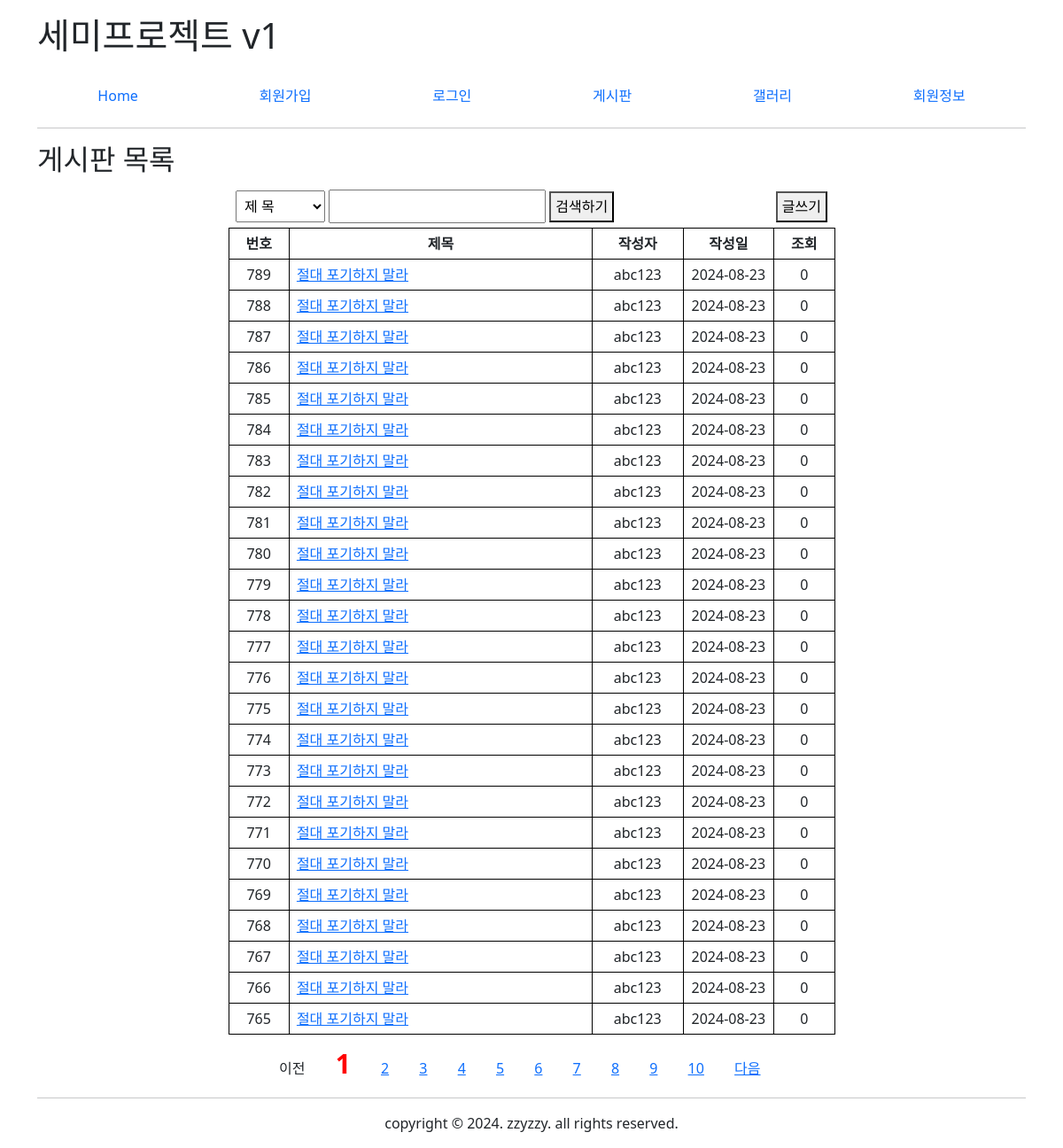
The page /board/list/1 on the database its author committed.
### app/model/board.py (models this page shows)
class Board(Base):
    __tablename__ = 'board'
    bno: Mapped[int] = mapped_column(primary_key=True, autoincrement=True, index=True)
    title: Mapped[str] = mapped_column(index=True)
    userid: Mapped[str] = mapped_column(ForeignKey('member.userid'), index=True)
    regdate: Mapped[datetime] = mapped_column(default=datetime.now)
    views: Mapped[int] = mapped_column(default=0)
    contents: Mapped[str]

### app/routes/board.py (the view)
@board_router.get('/list/{cpg}', response_class=HTMLResponse)
async def list(req: Request, cpg: int, db: Session = Depends(get_db)):
    try:
        stpgb = int((cpg - 1) / 10) * 10 + 1
        bdlist = BoardService.select_board(db, cpg)
        return templates.TemplateResponse('board/list.html',
                                          {'request': req, 'bdlist': bdlist, 'cpg':cpg,
                                                              'stpgb': stpgb})
    except Exception as ex:
        print(f'▷▷▷ list 오류 발생 : {str(ex)}')
        return RedirectResponse(url='/member/error', status_code=303)

### views/templates/board/list.html (shortened to what this page needs)
{% extends 'include/base.html' %}
{% block main %}
<main>
    <h2>게시판 목록</h2>
    <table>
        <colgroup>
            <col style="width: 10%">
            <col>
            <col style="width: 15%">
            <col style="width: 15%">
            <col style="width: 10%">
        </colgroup>
        <thead>
        <tr><td colspan="3"><select name="findtype" id="findtype">
            <option value="title">제 목</option>
        </select>
            <input type="text" name="search" id="search">
            <button type="button" id="findbtn">검색하기</button></td>
            <td colspan="2"><button type="button" id="writebtn" onclick="location.href='/board/write'">글쓰기</button></td></tr>
        <tr><th>번호</th><th>제목</th><th>작성자</th>
            <th>작성일</th><th>조회</th></tr>
        </thead>
        <tbody>
            {% for bd in bdlist %}
            <tr>
                <td>{{ bd.bno }}</td>
                <td><a href="/board/view/{{ bd.bno }}">{{ bd.title }}</a></td>
                <td>{{ bd.userid }}</td>
                <td>{{ bd.regdate.strftime('%Y-%m-%d') }}</td>
                <td>{{ bd.views }}</td>
            </tr>
            {% endfor %}
        </tbody>
    </table>
    <div class="pagnation">
        <ul>
            {% if cpg > 1 %}
            <li><a href="/board/list/{{ cpg - 1 }}">이전</a></li>
            {% else %}
            <li>이전</li>
            {% endif %}
            {% for idx in range(stpgb, stpgb+10) %}
                    {% if cpg != idx %}
                    <li><a href="/board/list/{{ idx }}">{{ idx }}</a></li>
                    {% else %}
                    <li class="cpg">{{ idx }}</li>
                    {% endif %}
            {% endfor %}
            <li><a href="/board/list/{{ cpg + 1}}">다음</a></li></ul>
    </div>
</main>
{% endblock %}

### views/templates/include/base.html (shortened to what this page needs)
<!DOCTYPE html>
<html lang="ko">
<head>
    <link rel="stylesheet" href="/static/css/bs5/bootstrap.min.css">
    <link rel="stylesheet" href="/static/css/project.css">
</head>
<body>
<div id="wrap" class="container">
    {% include 'include/header.html' %}
    {% block main %} {% endblock %}
    {% include 'include/footer.html' %}
</div>
</body>
</html>

### views/templates/include/header.html
<header class="py-3"><h1>세미프로젝트 v1</h1></header>
<nav><ul class="nav nav-fill">
    <li class="nav-item"><a class="nav-link" href="/">Home</a></li>
    {% if 'logined_uid' not in request.session %}
    <li class="nav-item"><a class="nav-link" href="/member/join">회원가입</a></li>
    <li class="nav-item"><a class="nav-link" href="/member/login">로그인</a></li>
    {% else %}
    <li class="nav-item"><a class="nav-link disabled">회원가입</a></li>
    <li class="nav-item"><a class="nav-link" href="/member/logout">로그아웃</a></li>
    {% endif %}
    <li class="nav-item"><a class="nav-link" href="/board/list/1">게시판</a></li>
    <li class="nav-item"><a class="nav-link" href="/gallery/list/1">갤러리</a></li>
    <li class="nav-item"><a class="nav-link" href="/member/myinfo">회원정보</a></li>
</ul>
    <hr>
</nav>

### views/templates/include/footer.html
<footer>
    <hr>
    <p class="text-center">copyright &copy; 2024. zzyzzy. all rights reserved.</p>
</footer>

### views/templates/board/list.html (style rules this page uses)
table { width: 685px; margin: 10px auto; border-collapse: collapse; table-layout: fixed }
th, td { border: 1px solid black; padding: 5px 8px; text-align: center; height: 30px }
td:nth-child(2) { text-align: left; white-space: nowrap; overflow: hidden; text-overflow: ellipsis }
thead td { border: none; }
thead td:first-child { text-align: left }
thead td:last-child { text-align: right }
select, input { padding: 5px }
button { padding: 3.5px 5px }
.pagnation { width: 600px; margin: 0 auto }
div > ul { list-style: none; padding: 0; }
div > ul li { display: inline; padding: 0 15px; }
.cpg { color: red; font-size: 30px; font-weight: bold }

### rows shown on the page
Board: bno "789", title "절대 포기하지 말라", userid "abc123", regdate "2024-08-23", views "0"
Board: bno "788", title "절대 포기하지 말라", userid "abc123", regdate "2024-08-23", views "0"
Board: bno "787", title "절대 포기하지 말라", userid "abc123", regdate "2024-08-23", views "0"
Board: bno "786", title "절대 포기하지 말라", userid "abc123", regdate "2024-08-23", views "0"
Board: bno "785", title "절대 포기하지 말라", userid "abc123", regdate "2024-08-23", views "0"
Board: bno "784", title "절대 포기하지 말라", userid "abc123", regdate "2024-08-23", views "0"
Board: bno "783", title "절대 포기하지 말라", userid "abc123", regdate "2024-08-23", views "0"
Board: bno "782", title "절대 포기하지 말라", userid "abc123", regdate "2024-08-23", views "0"
Board: bno "781", title "절대 포기하지 말라", userid "abc123", regdate "2024-08-23", views "0"
Board: bno "780", title "절대 포기하지 말라", userid "abc123", regdate "2024-08-23", views "0"
Board: bno "779", title "절대 포기하지 말라", userid "abc123", regdate "2024-08-23", views "0"
Board: bno "778", title "절대 포기하지 말라", userid "abc123", regdate "2024-08-23", views "0"
Board: bno "777", title "절대 포기하지 말라", userid "abc123", regdate "2024-08-23", views "0"
Board: bno "776", title "절대 포기하지 말라", userid "abc123", regdate "2024-08-23", views "0"
Board: bno "775", title "절대 포기하지 말라", userid "abc123", regdate "2024-08-23", views "0"
Board: bno "774", title "절대 포기하지 말라", userid "abc123", regdate "2024-08-23", views "0"
Board: bno "773", title "절대 포기하지 말라", userid "abc123", regdate "2024-08-23", views "0"
Board: bno "772", title "절대 포기하지 말라", userid "abc123", regdate "2024-08-23", views "0"
Board: bno "771", title "절대 포기하지 말라", userid "abc123", regdate "2024-08-23", views "0"
Board: bno "770", title "절대 포기하지 말라", userid "abc123", regdate "2024-08-23", views "0"
Board: bno "769", title "절대 포기하지 말라", userid "abc123", regdate "2024-08-23", views "0"
Board: bno "768", title "절대 포기하지 말라", userid "abc123", regdate "2024-08-23", views "0"
Board: bno "767", title "절대 포기하지 말라", userid "abc123", regdate "2024-08-23", views "0"
Board: bno "766", title "절대 포기하지 말라", userid "abc123", regdate "2024-08-23", views "0"
Board: bno "765", title "절대 포기하지 말라", userid "abc123", regdate "2024-08-23", views "0"

### other values the page prints
{{ idx }} "1"
{{ idx }} "2" "3" "4" "5" "6" "7" "8" "9" "10"
